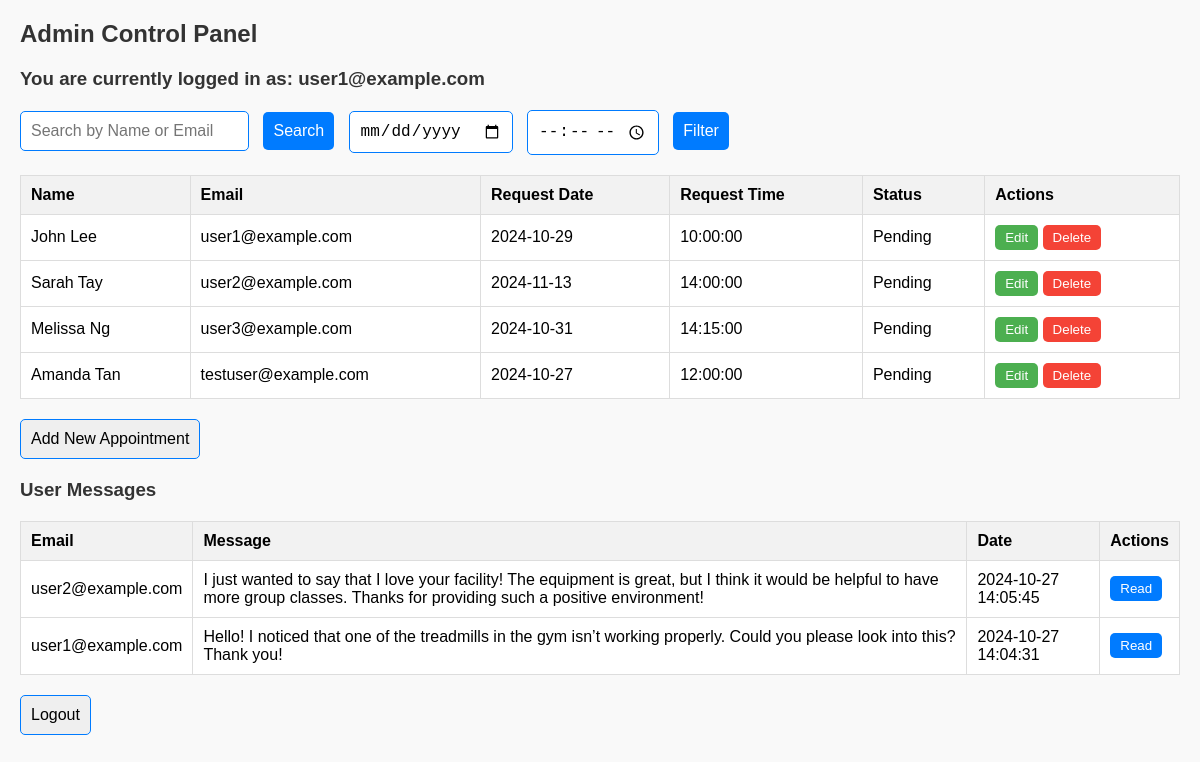
Screenshot of /admin.php (signed in) with the database file from the repository.
### tables this page shows
CREATE TABLE `appointment` (
  `name` varchar(225) NOT NULL,
  `email` varchar(225) NOT NULL,
  `app_date` date NOT NULL,
  `app_time` time NOT NULL,
  `status` varchar(225) NOT NULL
);

CREATE TABLE `contact_messages` (
  `id` int(11) NOT NULL,
  `name` varchar(255) NOT NULL,
  `email` varchar(255) NOT NULL,
  `message` text NOT NULL,
  `created_at` timestamp NOT NULL DEFAULT current_timestamp()
);

### admin.php (the view, shortened to what this page needs)
<?php
include 'database.php';
if (isset($_SESSION['email'])) {
    echo "<h2>Admin Control Panel</h2>";
    echo "<h3>You are currently logged in as: " . htmlspecialchars($_SESSION['email']) . "</h3>";
    echo '<form action="" method="GET" class="search-form">
            <input type="text" name="search" placeholder="Search by Name or Email" value="' . (isset($_GET['search']) ? htmlspecialchars($_GET['search']) : '') . '">
            <button type="submit">Search</button>
            <input type="date" name="request_date" value="' . (isset($_GET['request_date']) ? htmlspecialchars($_GET['request_date']) : '') . '">
            <input type="time" name="request_time" value="' . (isset($_GET['request_time']) ? htmlspecialchars($_GET['request_time']) : '') . '">
            <button type="submit">Filter</button>
          </form>';
    $filters = [];
    $filterQuery = count($filters) > 0 ? " WHERE " . implode(" AND ", $filters) : '';
    $sql = "SELECT * FROM appointment" . $filterQuery;
    $result = mysqli_query($conn, $sql);
    echo "<table class='data-table'>
        <tr>
            <th>Name</th>
            <th>Email</th>
            <th>Request Date</th>
            <th>Request Time</th>
            <th>Status</th>
            <th>Actions</th>
        </tr>";
    if (mysqli_num_rows($result) > 0) {
        while ($row = mysqli_fetch_assoc($result)) {
            echo "<tr>
                    <td>" . htmlspecialchars($row['name']) . "</td>
                    <td>" . htmlspecialchars($row['email']) . "</td>
                    <td>" . htmlspecialchars($row['app_date']) . "</td>
                    <td>" . htmlspecialchars($row['app_time']) . "</td>
                    <td>" . htmlspecialchars($row['status']) . "</td>
                    <td class='action-buttons'>
                        <form action='edit.php' method='GET' style='display:inline;'>
                            <input type='hidden' name='id' value='" . htmlspecialchars($row['email']) . "'>
                            <button type='submit' class='edit-button'>Edit</button>
                        </form>
                        <form action='delete.php' method='GET' style='display:inline;' onsubmit=\"return confirm('Are you sure you want to delete this record?');\">
                            <input type='hidden' name='id' value='" . htmlspecialchars($row['email']) . "'>
                            <button type='submit' class='delete-button'>Delete</button>
                        </form>
                    </td>
                </tr>";
        }
    } else {
        echo "<tr><td colspan='6'>No records found!</td></tr>";
    }
    echo "</table>";
    echo "<form action='add.php' method='GET' class='add-form'>
            <button type='submit'>Add New Appointment</button>
          </form>";
    echo "<h3>User Messages</h3>";
    $messageQuery = "SELECT * FROM contact_messages ORDER BY created_at DESC";
    $messageResult = mysqli_query($conn, $messageQuery);
    echo "<table class='data-table'>
            <tr>
                <th>Email</th>
                <th>Message</th>
                <th>Date</th>
                <th>Actions</th>
            </tr>";
    if (mysqli_num_rows($messageResult) > 0) {
        while ($msgRow = mysqli_fetch_assoc($messageResult)) {
            echo "<tr>
                    <td>" . htmlspecialchars($msgRow['email']) . "</td>
                    <td>" . htmlspecialchars($msgRow['message']) . "</td>
                    <td>" . htmlspecialchars($msgRow['created_at']) . "</td>
                    <td class='action-buttons'>
                        <form action='delete_message.php' method='POST' onsubmit=\"return confirm('Are you sure you want to mark this message as read?');\" style='display:inline;'>
                            <input type='hidden' name='message_id' value='" . htmlspecialchars($msgRow['id']) . "'>
                            <button type='submit' class='read-button'>Read</button>
                        </form>
                    </td>
                  </tr>";
        }
    } else {
        echo "<tr><td colspan='4'>No messages found!</td></tr>";
    }
    echo "</table>";
    echo '<form action="logout.php" method="POST" class="logout-form">
            <button type="submit">Logout</button>
          </form>';
} else {
    echo "<h3>No user is logged in.</h3>";
}
?>

### admin.php (style rules this page uses)
h2, h3 { color: #333; }
.search-form, .add-form, .logout-form { margin: 20px 0; }
.search-form input, .search-form button, .add-form button, .logout-form button { padding: 10px; margin-right: 10px; border: 1px solid #007BFF; border-radius: 5px; font-size: 16px; }
.search-form button { background-color: #007BFF; color: white; border: none; }
.data-table { width: 100%; border-collapse: collapse; margin-top: 20px; background-color: #fff; }
.data-table th, .data-table td { padding: 10px; border: 1px solid #ddd; text-align: left; }
.data-table th { background-color: #f2f2f2; }
.action-buttons form { display: inline; }
.edit-button { background-color: #4CAF50; color: white; border: none; padding: 5px 10px; border-radius: 5px; }
.delete-button { background-color: #f44336; color: white; border: none; padding: 5px 10px; border-radius: 5px; }
.read-button { background-color: #007BFF; color: white; border: none; padding: 5px 10px; border-radius: 5px; }

### rows the page displays
appointment: name "John Lee", email "user1@example.com", app_date "2024-10-29", app_time "10:00:00", status "Pending"
appointment: name "Sarah Tay", email "user2@example.com", app_date "2024-11-13", app_time "14:00:00", status "Pending"
appointment: name "Melissa Ng", email "user3@example.com", app_date "2024-10-31", app_time "14:15:00", status "Pending"
appointment: name "Amanda Tan", email "testuser@example.com", app_date "2024-10-27", app_time "12:00:00", status "Pending"
contact_messages: email "user2@example.com", message "I just wanted to say that I love your facility! The equipment is great, but I think it would be helpful to have more group classes. Thanks for providing such a positive environment!", created_at "2024-10-27 14:05:45"
contact_messages: email "user1@example.com", message "Hello! I noticed that one of the treadmills in the gym isn’t working properly. Could you please look into this? Thank you!", created_at "2024-10-27 14:04:31"

### other values shown
$_SESSION['email'] "user1@example.com"
